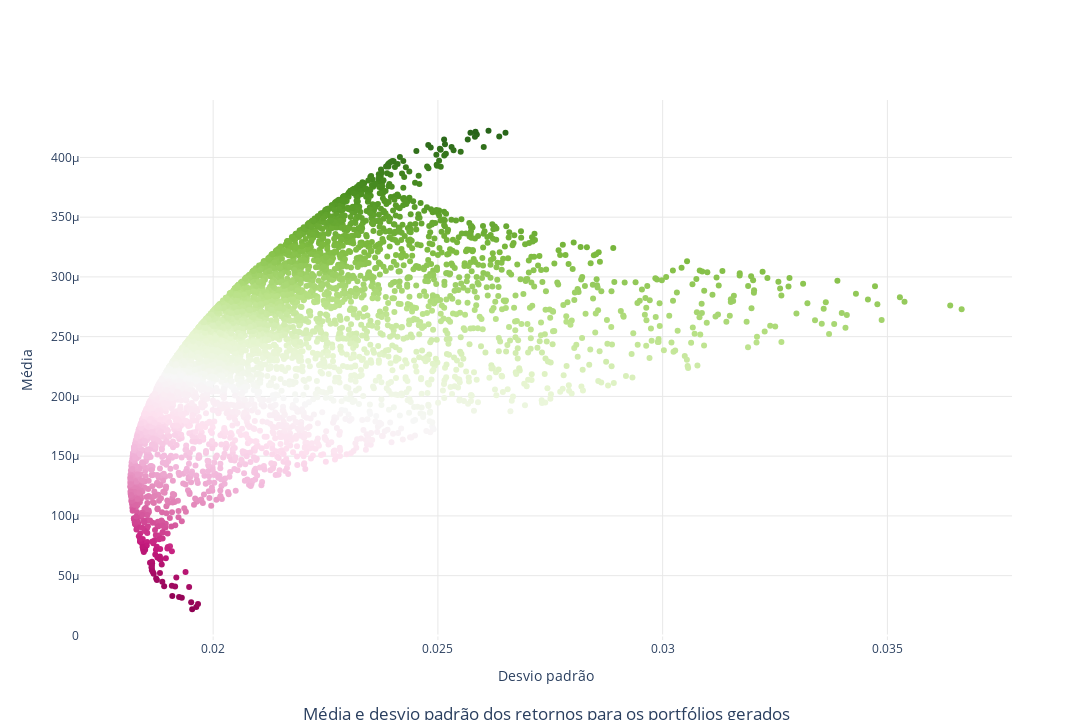

The notebook cell this image was saved under:
### Code cell
data = [go.Scatter(
            x=wallets['vol'],
            y=wallets['returns'],
            mode='markers',            
             marker=dict(
                    color=wallets['sharpe'],
                    showscale=False,
                    cmax= max(wallets['sharpe'], key= int),
                    cmin=0,                 
                    )       
        )
       ]

title_text = "Média e desvio padrão dos retornos para os portfólios gerados"
title={'text': title_text, 'xanchor': 'center', 'yanchor': 'bottom', 'y':0, 'x':0.5,}

fig = go.Figure(data=data)

fig.update_layout(title=title, 
            xaxis_rangeslider_visible=False,  width=1280, height=720,
            xaxis_showgrid=True, xaxis_gridwidth=1, xaxis_gridcolor='#E8E8E8',
            yaxis_showgrid=True, yaxis_gridwidth=1, yaxis_gridcolor='#E8E8E8',
            yaxis_title="Média",
            xaxis_title="Desvio padrão",                  
            plot_bgcolor='rgba(0,0,0,0)'              
                 )
                  
fig.show()

### Figure 1 — Plotly figure (JSON) as saved in the notebook; plotly's stock layout.template omitted (floating-point values rounded to 4 significant figures; data arrays with more than 128 entries replaced by an {"elided": "..."} marker saying what was removed)
{"data": [{"marker": {"cmax": -0.009494, "cmin": 0, "color": {"elided": "5000 float values"}, "showscale": false}, "mode": "markers", "type": "scatter", "x": {"elided": "5000 float values"}, "y": {"elided": "5000 float values"}}], "layout": {"height": 720, "plot_bgcolor": "rgba(0,0,0,0)", "title": {"text": "Média e desvio padrão dos retornos para os portfólios gerados", "x": 0.5, "xanchor": "center", "y": 0, "yanchor": "bottom"}, "width": 1280, "xaxis": {"gridcolor": "#E8E8E8", "gridwidth": 1, "rangeslider": {"visible": false}, "showgrid": true, "title": {"text": "Desvio padrão"}}, "yaxis": {"gridcolor": "#E8E8E8", "gridwidth": 1, "showgrid": true, "title": {"text": "Média"}}}}
